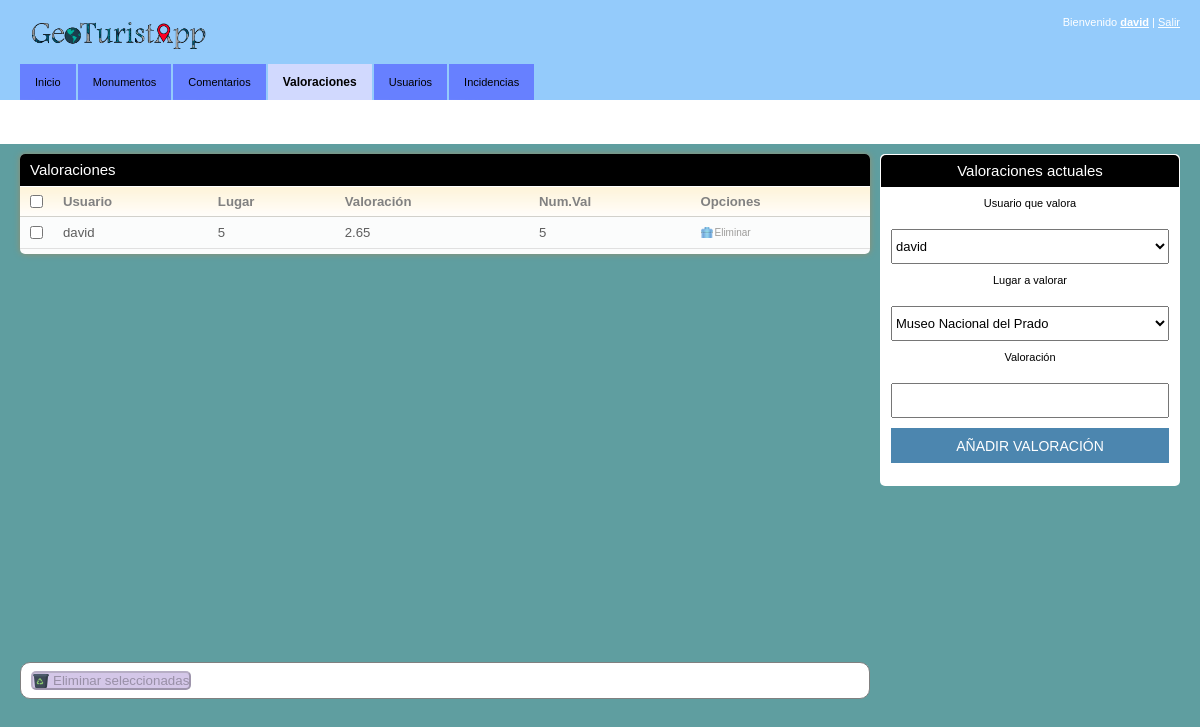
Page /inicio.php?id=valoraciones (signed in) on the committed database.
### tables this page shows
CREATE TABLE `valoraciones` (
  `id_valoracion` int(11) NOT NULL,
  `id_usuario` varchar(40) NOT NULL,
  `id_lugar` int(11) NOT NULL,
  `valoracion` float NOT NULL,
  `num_valoraciones` int(11) NOT NULL
);

### funciones_BD.php (the view, shortened to what this page needs)
<?php
function usuarios_lista($conexion){
	$usuarios = mysqli_query($conexion,"SELECT * FROM usuarios");
	if($usuarios){
		while($fila = mysqli_fetch_array($usuarios))
		{
			echo "<option value='$fila[id_usuario]'>$fila[id_usuario]</option>";
		}
	}
}
function lugares_lista($conexion){
	$lugares = mysqli_query($conexion,"SELECT * FROM lugares");
	if($lugares){
		while($fila = mysqli_fetch_array($lugares))
		{
			echo "<option value='$fila[id_lugar]'>$fila[nombre]</option>";
		}
	}
}
function obtener_valoraciones($conexion){
	$valoraciones = mysqli_query($conexion,"SELECT * FROM valoraciones");
	if($valoraciones){
		while($fila = mysqli_fetch_array($valoraciones))
		{
			echo "<tr>
				<td><input type='checkbox' name='valor_sel[]' class='lugares_sel' value='$fila[id_valoracion]'/></td>
				<td>$fila[id_usuario]</td>
				<td>$fila[id_lugar]</td>
				<td>$fila[valoracion]</td>
				<td>$fila[num_valoraciones]</td>
				<td><a href='inicio.php?id=valoraciones&eliminar=$fila[id_valoracion]' class='ico del' onclick='return confirmar()'>Eliminar</a>
			</tr>";
		}
	}
}
?>

### css/style_inicio.css (style rules this page uses)
* { padding:0; margin:0; outline:0; }
body { background:cadetblue; font-family: Verdana, sans-serif; font-size:11px; line-height:14px; color:#5e5e5e; }
input, textarea, select { font-family: Verdana, sans-serif; font-size:13px; }
a { text-decoration: underline; cursor:pointer; }
.table td { background:#fbfcfc; border-bottom:solid 1px #e0e0e0; padding:8px 10px; }
a.ico { color:#9d9c9a; font-size:10px; text-decoration: none; padding:0 0 0 14px; background-repeat:no-repeat; background-position:0 0; }
a.del { background-image:url(../img/del.gif) }

### rows in the picture
valoraciones: id_usuario "david", id_lugar "5", valoracion "2.65", num_valoraciones "5"

### other values in the picture
$_SESSION['usuario'] "david"
form field u_valoracion "david"
form field l_valoracion "Museo Nacional del Prado"
